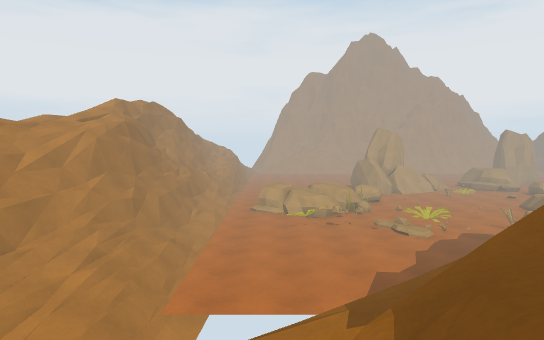
[1] (above)

24 first-person views from a walk through a Unity game level. The camera is 1.2 m above the floor, tilts 4° down and sees 75° across. The floor is counted in squares, 1 m on a side. Each view is taken from the middle of a square. On the plan, view 1 faces up. The plan holds only what a view shows up to about 14 squares ahead; the rest is blank. The place goes on beyond the plan. The player character is not drawn. Surface patterns are stand-ins for the level's own textures.

[2]
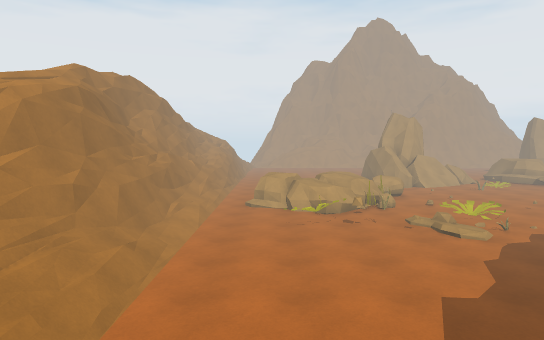

[3]
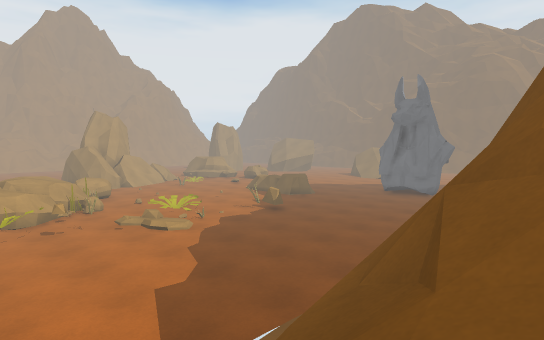

[4]
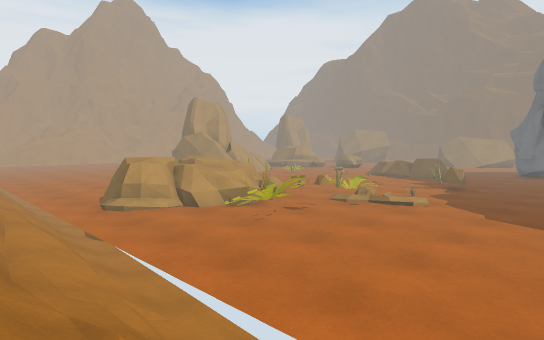

[5]
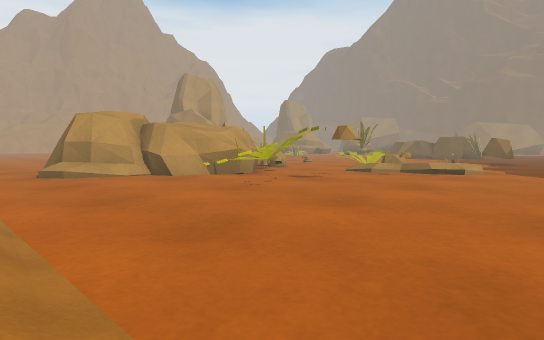

[6]
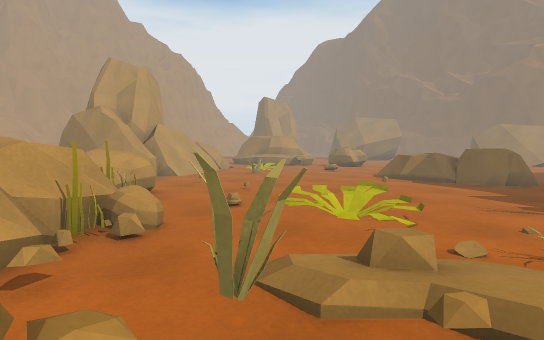

[7]
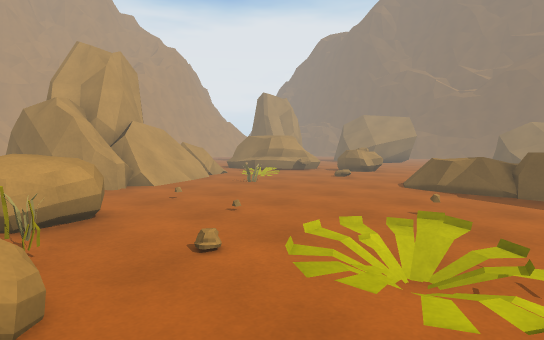

[8]
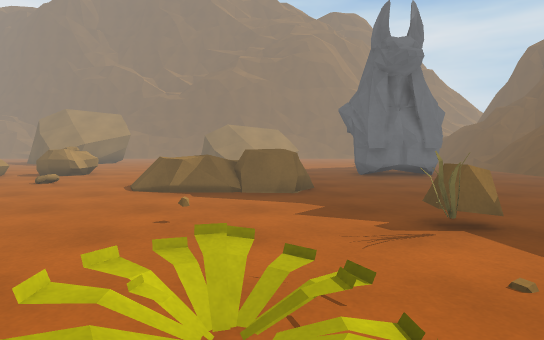

[9]
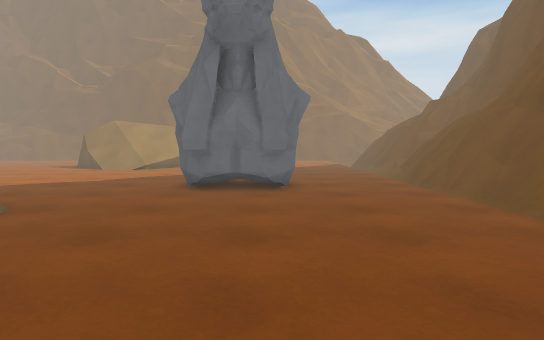

[10]
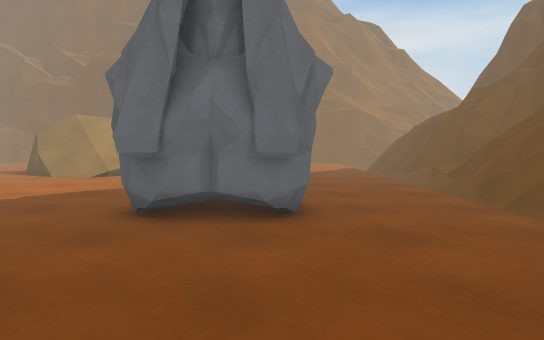

[11]
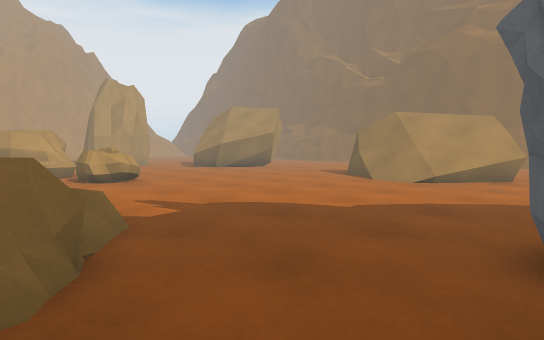

[12]
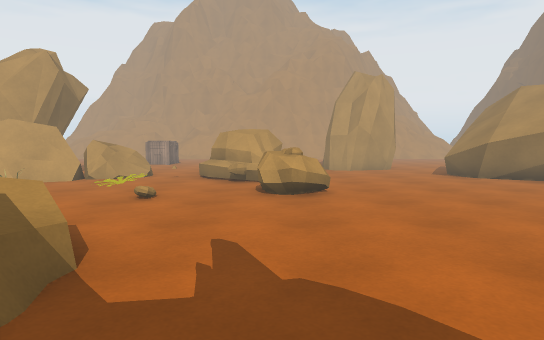

[13]
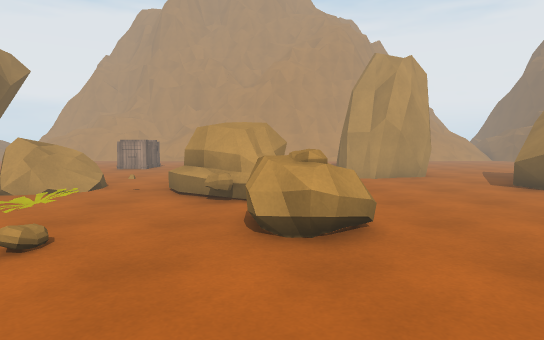

[14]
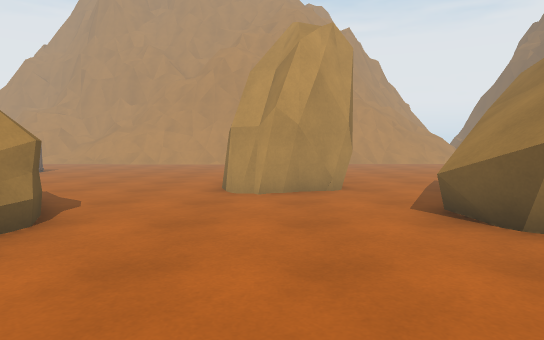

[15]
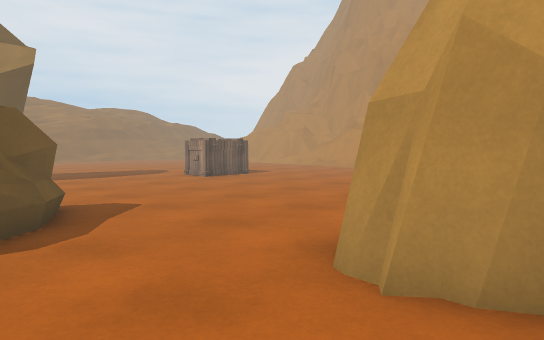

[16]
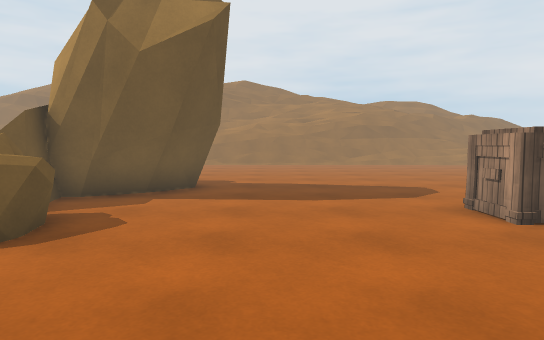

[17]
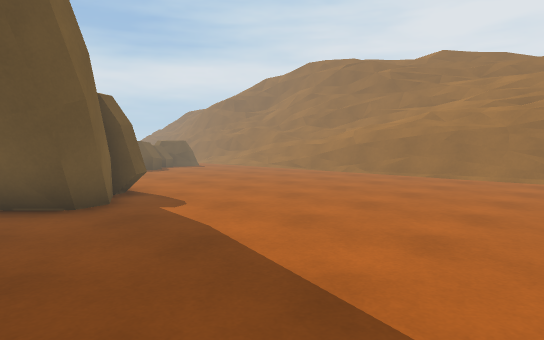

[18]
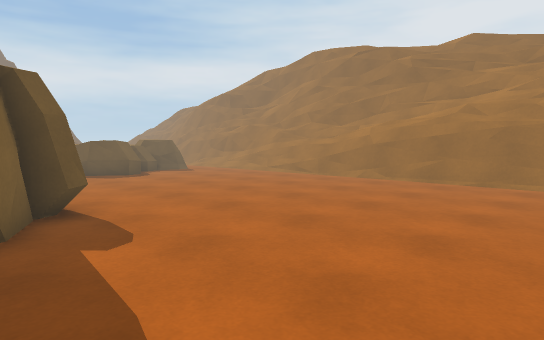

[19]
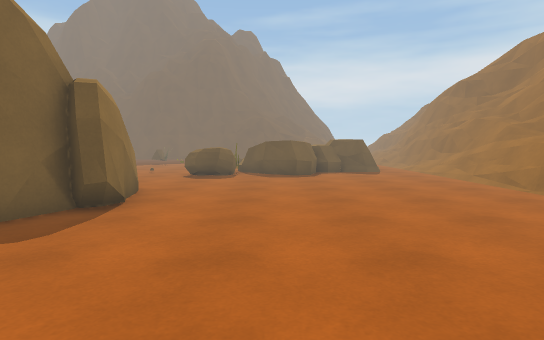

[20]
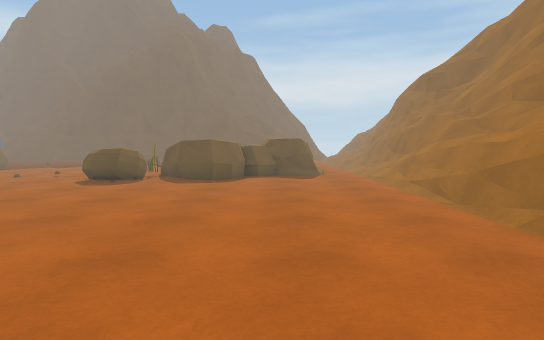

[21]
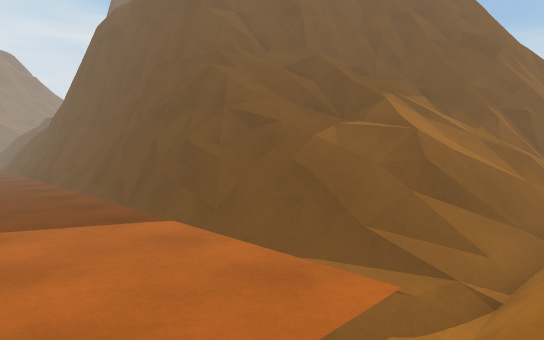

[22]
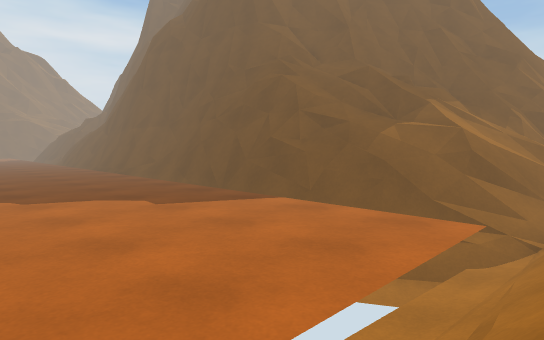

[23]
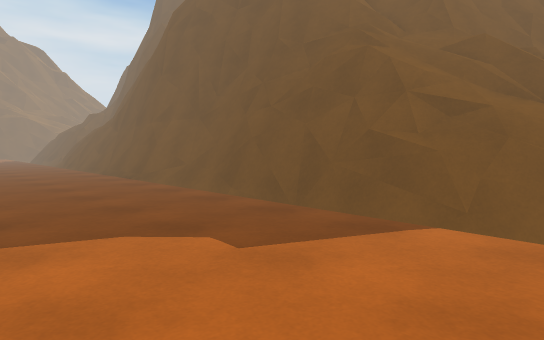

[24]
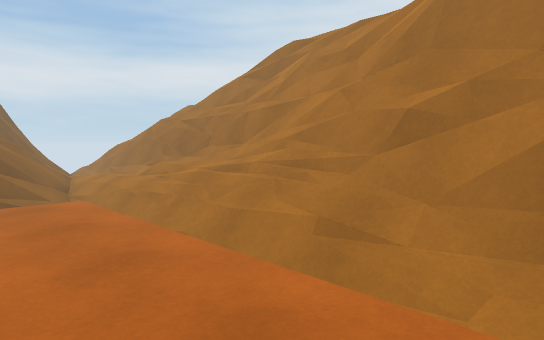

### Floor plan
Key: @ floor where view 1 was taken; # wall or solid block; . main floor; - floor 0.25 m lower than the main floor; : floor 0.5 m higher than the main floor; _ floor 0.5 m lower than the main floor; + floor 3.25 m higher than the main floor; * floor 3.75 m higher than the main floor; % floor 4 m higher than the main floor; / step, stairs or slope; = window, fence, low wall or low ledge; ^ raised ledge; v drop or lower ground; P plant; R rock; C chest; O other object.
Columns run from 7 left of view 1 to 28 right of it. Each row starts with its distance up from view 1.
 40             .......   .....
 39        ............CCC........    ..
 38     #.........................    ..
 37     #......................... RR ..
 36     #.........................RRRR..
 35     #.........................RRRR..
 34     #.........................RRR...
 33     #...........RR.......R..........
 32     #.........RRRRR..R.. RR........^
 31     #.........RRRRR.RRR..R R......^^
 30    ##.........RRRRRRRR...RRR......^^
 29    ##..........RRR  /.....RR.......^
 28    #=..........RRR /...P..R........#
 27    #=...........R..........RR.......
 26    #=...............O......RR......
 25   ##/.................../...R.....
 24   ##/........RR...................
 23   #=/....R  .RR...................
 22   #=/.RRR   RO......................
 21     /.RR    RO........RRR/.........=
 20     ///RR  OR.........RR:/........./
 19     /....R/.O..PP.....RRRR........./
 18   #=/....P....PPP.....RRR........../
 17   #=/.......//........RR............
 16   #=/.....PO/.....O.................
 15   #//........./O..O........OO....
 14  ##//.....................OO
 13  ##//......................O
 12 ##///.....................OO
 11 ##///......................OO.....
 10 #=///...............................
  9 #=///...............................
  8 #=///...............................
  7 #=//////_.v#####==############==//-_
  6 #=///////=##########       ####//=##
  5 #=////////==vvv##           #/  //##
  4 ##/////////+%#=#            ####==#
  3  # //////##*=###              #####
  2  = //////#===##
  1    //////#=###
  0      =/@ =##
 -1      =#=##
 -2      ####
 -3      ##
 -4      #

Positions as (right, up) in squares from view 1, and headings:
1: (0, 0), facing up
2: (0, 4), facing up
3: (0, 4), facing up-right
4: (-5, 10), facing up-right
5: (-3, 12), facing up-right
6: (3, 15), facing up-right
7: (5, 17), facing up-right
8: (6, 18), facing right
9: (10, 12), facing right
10: (14, 12), facing right
11: (16, 14), facing up-right
12: (20, 17), facing up
13: (20, 21), facing up
14: (24, 25), facing up
15: (25, 31), facing up-left
16: (19, 35), facing left
17: (11, 40), facing down-left
18: (9, 38), facing down-left
19: (4, 38), facing down
20: (1, 36), facing down
21: (-4, 11), facing down-right
22: (-4, 14), facing down-right
23: (0, 13), facing down-right
24: (0, 16), facing down-left
